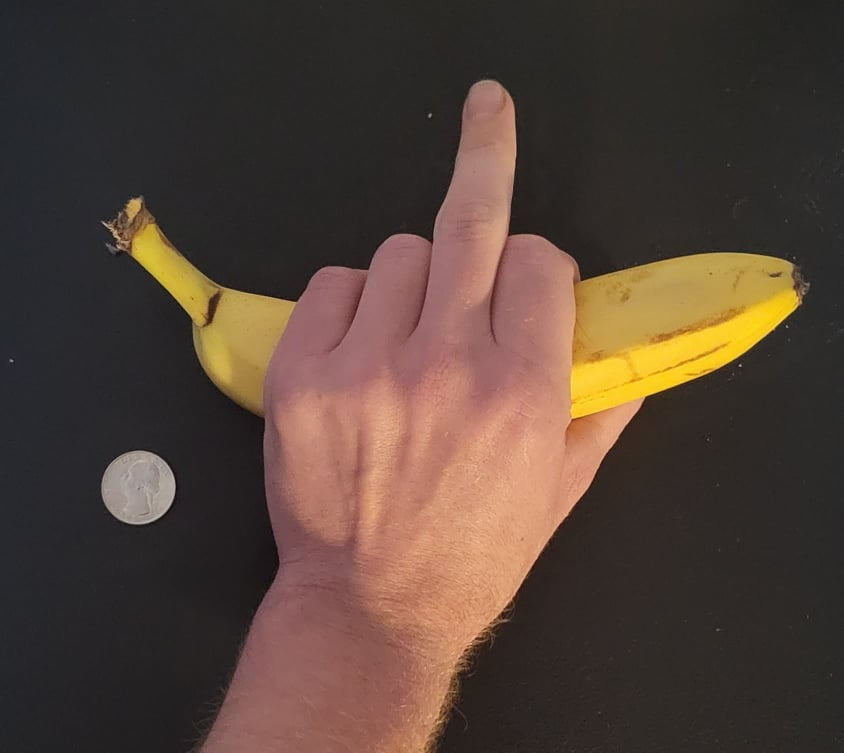
#> input picture rawbananahand.jpg, 844 x 753 px, given in place of the camera
$ python removebackground.py
#> lines starting #> are read from the running program, lines starting #| are printed output that depends on the picture; after the words box and inside, x2 and y2 are one past the last pixel; in counts of white or black regions, pixels touching at a corner belong together
import numpy as np
import cv2
from matplotlib import pyplot as plt
import sys
from  PIL  import Image

# initialize video from the webcam
video = cv2.VideoCapture(0, cv2.CAP_DSHOW)

while True:
    #Capture Frame-by-frame

    ret, frame = video.read()
#> frame is the input picture: shape (753, 844, 3); mean B, G, R 56.4, 66.3, 83.8
    if ret == True:
        img = frame
        img = cv2.flip(img, 1)
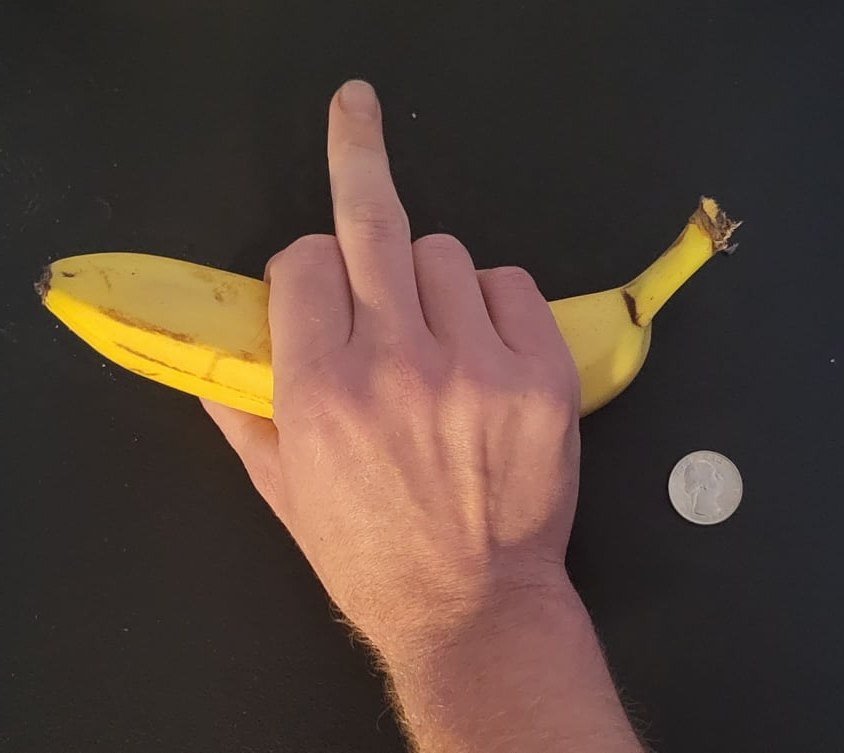
#> img: shape (753, 844, 3); mean B, G, R 56.4, 66.3, 83.8
        cv2.imshow('my webcam', img)
        if cv2.waitKey(1) == 27:
#> (key q is pressed here)
            break  # esc to quit
            cv2.destroyAllWindows()
        original = frame
        l = int(max(5, 6))
        u = int(min(6, 6))

        ed = cv2.cvtColor(img, cv2.COLOR_BGR2GRAY)
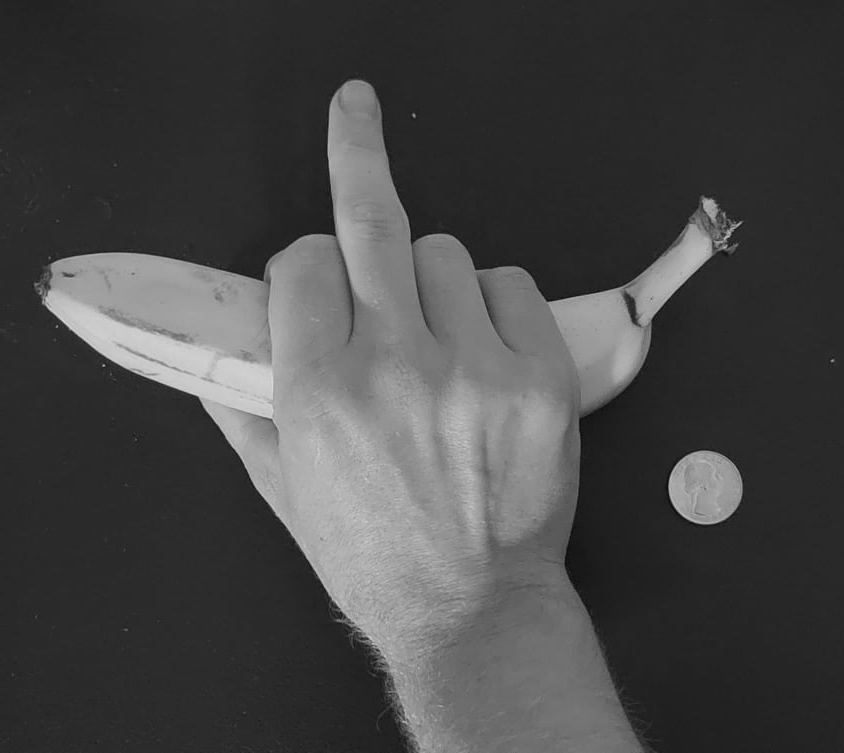
#> ed: shape (753, 844); min 10, max 215, mean 70.4
        edges = cv2.GaussianBlur(img, (21, 51), 3)
        edges = cv2.cvtColor(edges, cv2.COLOR_BGR2GRAY)
#> edges: shape (753, 844)
        edges = cv2.Canny(edges, l, u)
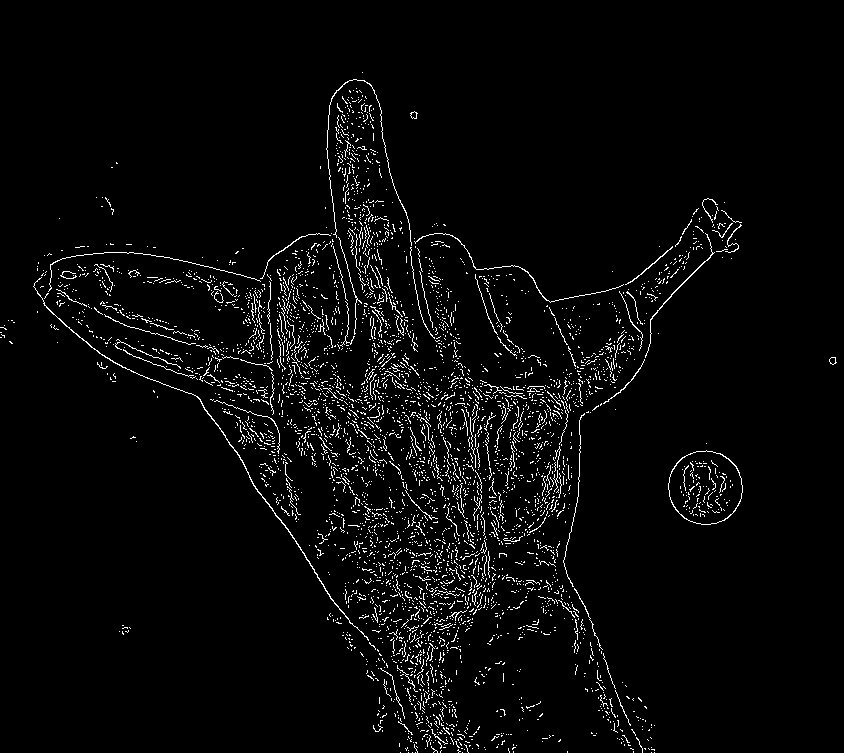
#> edges: shape (753, 844); 3.3% white in thin lines or dots, all inside (x1, y1, x2, y2) = (0, 72, 837, 753)

        _, thresh = cv2.threshold(edges, 0, 255, cv2.THRESH_BINARY  + cv2.THRESH_OTSU)
        kernel = cv2.getStructuringElement(cv2.MORPH_ELLIPSE, (5, 5))
        mask = cv2.morphologyEx(thresh, cv2.MORPH_CLOSE, kernel, iterations=4)
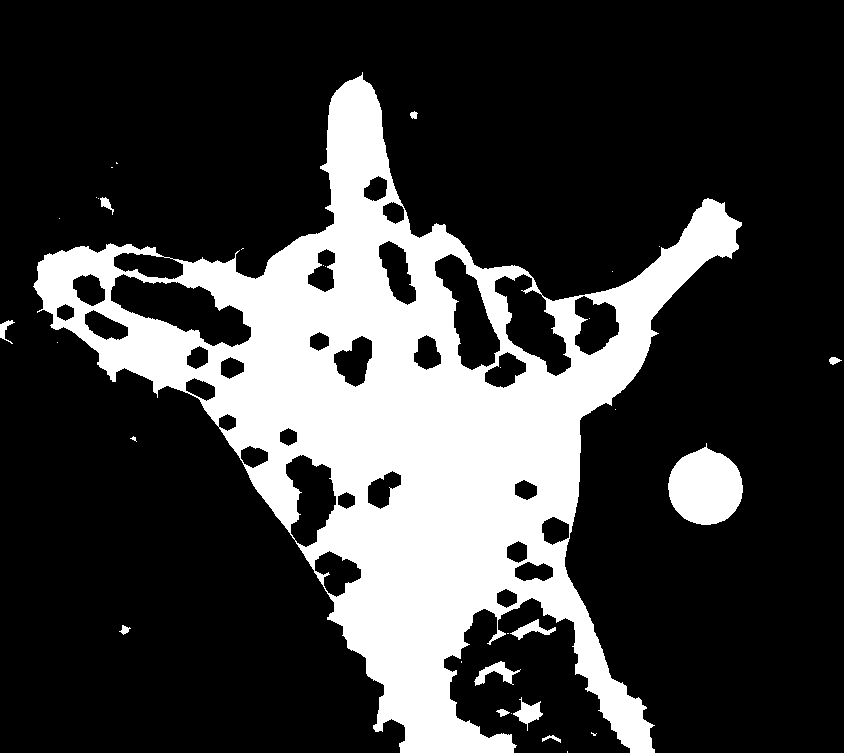
#> mask: shape (753, 844); 23.9% white; 32 white regions (20 under 20 px), largest, box (x1, y1, x2, y2) and area: (33, 72, 742, 753) 145592, (668, 443, 743, 525) 4432, (474, 661, 521, 686) 436

        data = mask.tolist()
#> data = 753 items
        sys.setrecursionlimit(10**8)
        for i in  range(len(data)):
            for j in  range(len(data[i])):
                if data[i][j] !=  255:
                    data[i][j] =  -1
                else:
                    break
            for j in  range(len(data[i])-1, -1, -1):
                if data[i][j] !=  255:
                    data[i][j] =  -1
                else:
                    break
        image = np.array(data)
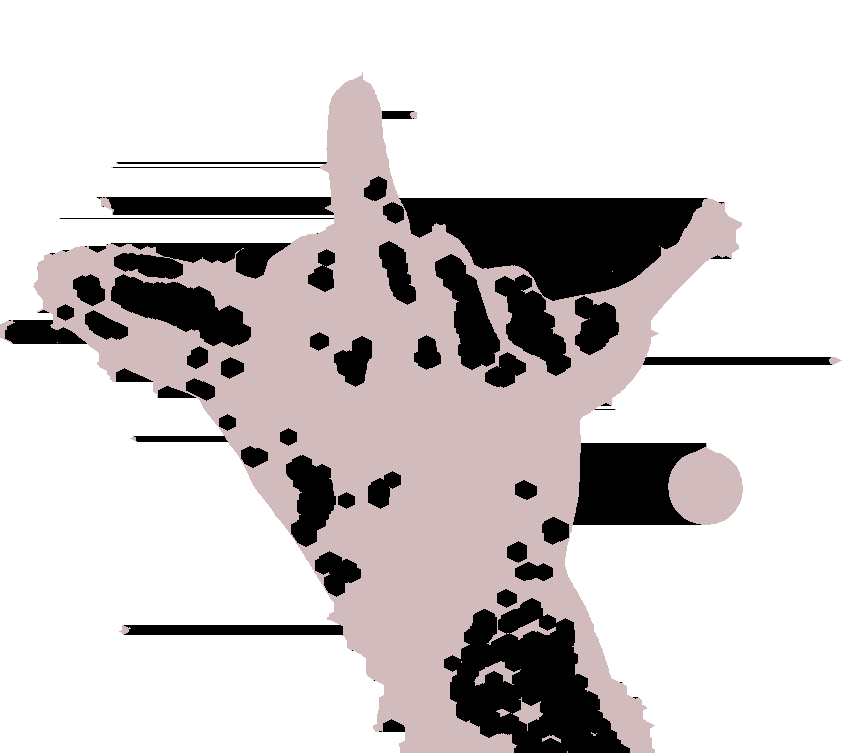
#> image: shape (753, 844) int64; 3 distinct labels, from -1 to 255; one colour per label, 0 black, -1 white
        image[image !=  -1] =  255
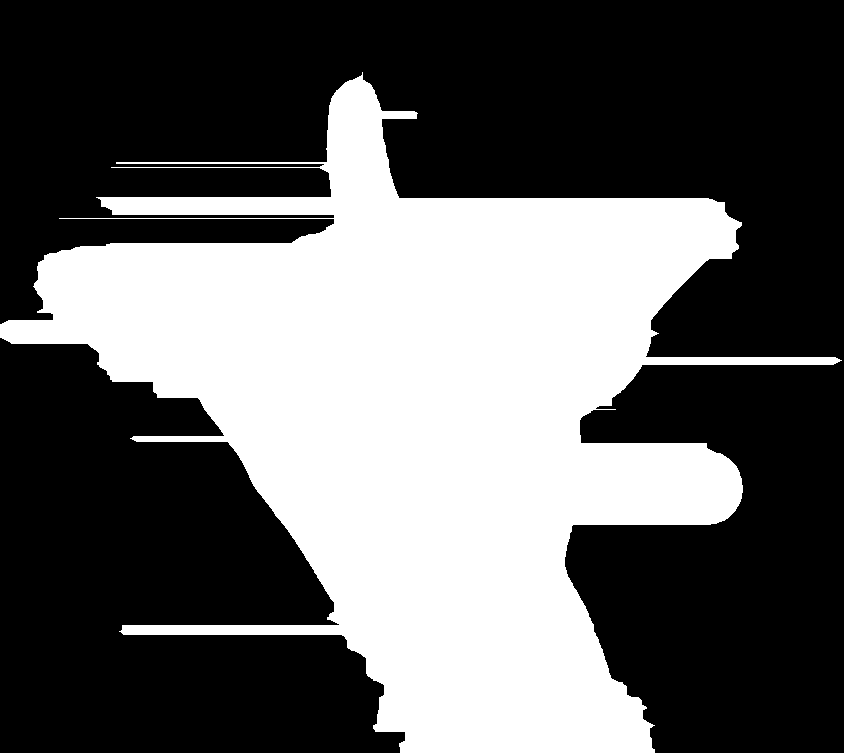
#> image: shape (753, 844) int64; values -1 (black) and 255 (white), 38.1% white; 1 white region, box (x1, y1, x2, y2) and area: (0, 72, 842, 753) 242281
        image[image ==  -1] =  0

        mask = np.array(image, np.uint8)

        result = cv2.bitwise_and(original, original, mask=mask)
        result[mask ==  0] =  255
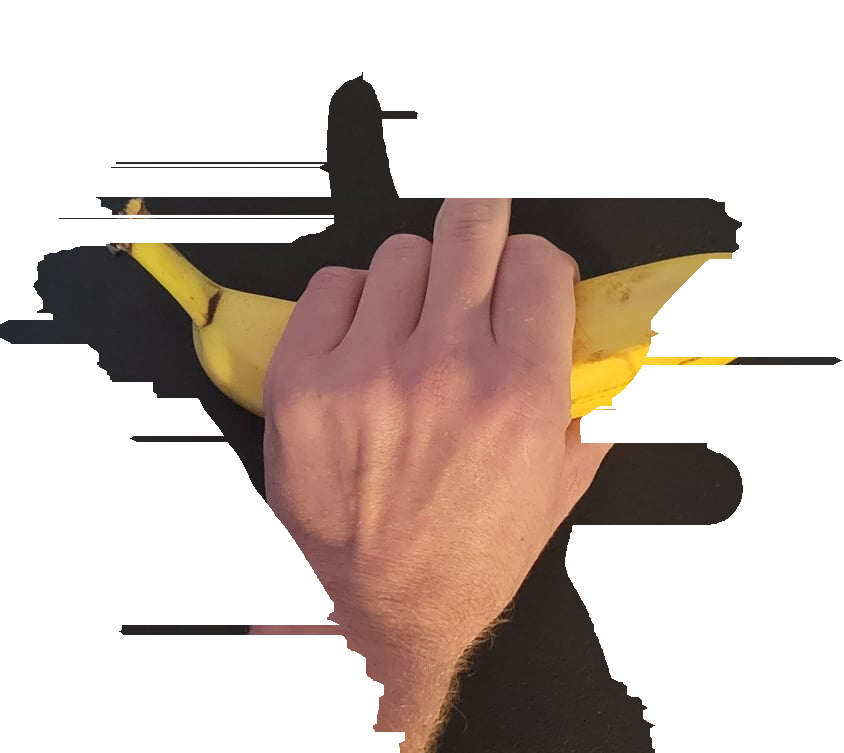
#> result: shape (753, 844, 3); mean B, G, R 186.2, 192.8, 205.8
        cv2.imwrite('bg.png', result)

        img = Image.open('bg.png')
#> img: PIL image 844x753 RGB
        img.convert("RGBA")
        datas = img.getdata()

        newData = []
        for item in datas:
            if item[0] ==  255  and item[1] ==  255  and item[2] ==  255:
                newData.append((255, 255, 255, 0))
            else:
                newData.append(item)
#> after the loop, newData = 635532 items

        img.putdata(newData)
        img.save("img.png", "PNG")

        # Use the q button to quit the operation
        if cv2.waitKey(60) & 0xff == ord('q'):
#> (key q is pressed here)
            break
        else:
            break
        cv2.destroyAllWindows()
        video.release()

$ run again, on cardenhand.jpg
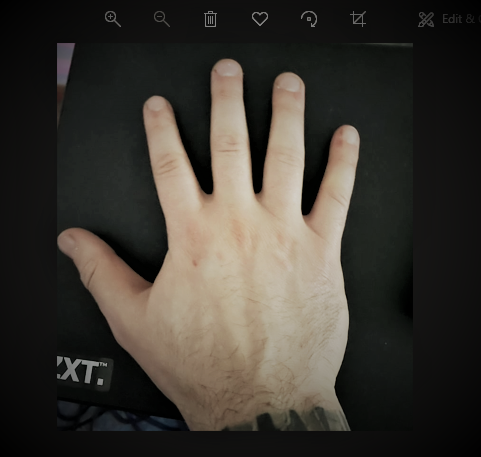
#> input picture cardenhand.jpg, 481 x 457 px, given in place of the camera
#> frame is the input picture: shape (457, 481, 3); mean B, G, R 49.3, 56.1, 60.4
#> `edges = cv2.Canny(edges, l, u)`:
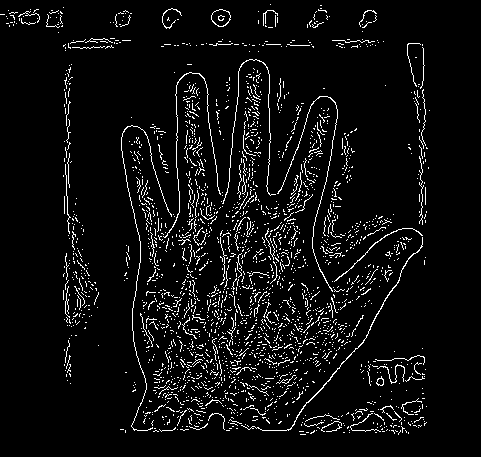
#> edges: shape (457, 481); 5.7% white in thin lines or dots, all inside (x1, y1, x2, y2) = (0, 4, 430, 435)
#> data = 457 items
#> `result[mask ==  0] =  255`:
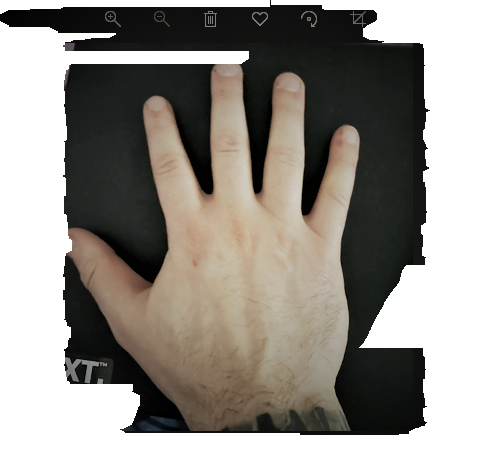
#> result: shape (457, 481, 3); mean B, G, R 133.8, 140.3, 144.6
#> after the loop `for item in datas:`: newData = 219817 items

$ run again, on fronthand.jpg
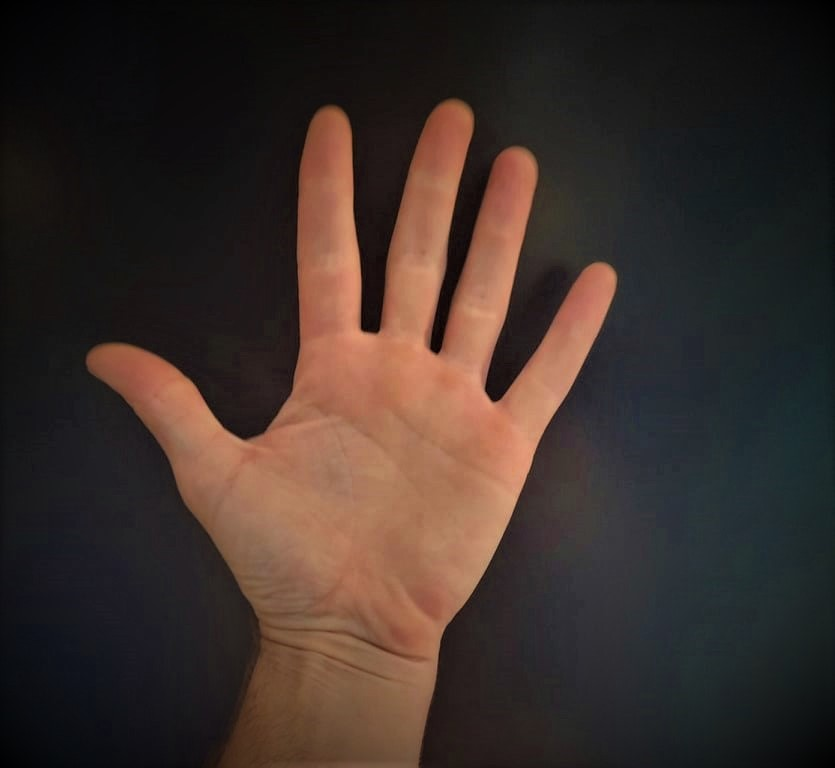
#> input picture fronthand.jpg, 835 x 768 px, given in place of the camera
#> frame is the input picture: shape (768, 835, 3); mean B, G, R 42.2, 47.6, 60.8
#> `edges = cv2.Canny(edges, l, u)`:
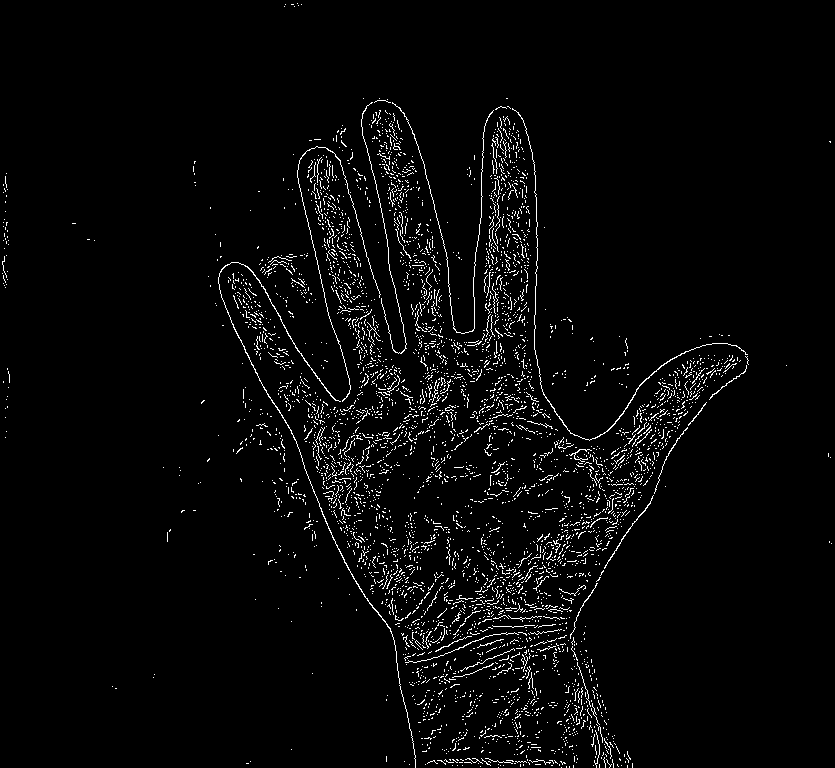
#> edges: shape (768, 835); 3.1% white in thin lines or dots
#> data = 768 items
#> `result[mask ==  0] =  255`:
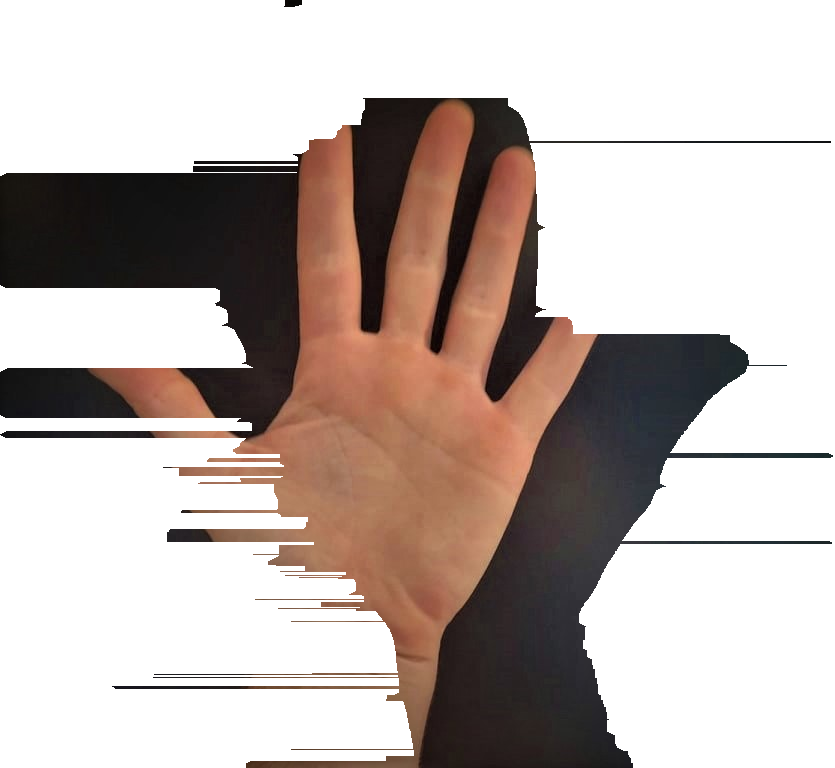
#> result: shape (768, 835, 3); mean B, G, R 176.3, 181, 192.5
#> after the loop `for item in datas:`: newData = 641280 items
